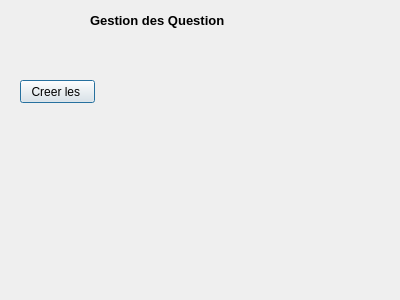
<?xml version="1.0" encoding="UTF-8"?>
<ui version="4.0">
 <class>GestionQuestion</class>
 <widget class="QDialog" name="GestionQuestion">
  <property name="geometry">
   <rect>
    <x>0</x>
    <y>0</y>
    <width>400</width>
    <height>300</height>
   </rect>
  </property>
  <property name="windowTitle">
   <string>Dialog</string>
  </property>
  <widget class="QPushButton" name="pushButton">
   <property name="geometry">
    <rect>
     <x>20</x>
     <y>80</y>
     <width>75</width>
     <height>23</height>
    </rect>
   </property>
   <property name="text">
    <string>Creer les </string>
   </property>
  </widget>
  <widget class="QLabel" name="label">
   <property name="geometry">
    <rect>
     <x>90</x>
     <y>10</y>
     <width>191</width>
     <height>21</height>
    </rect>
   </property>
   <property name="font">
    <font>
     <pointsize>10</pointsize>
     <weight>75</weight>
     <bold>true</bold>
    </font>
   </property>
   <property name="text">
    <string>Gestion des Question</string>
   </property>
  </widget>
 </widget>
 <resources/>
 <connections/>
</ui>
